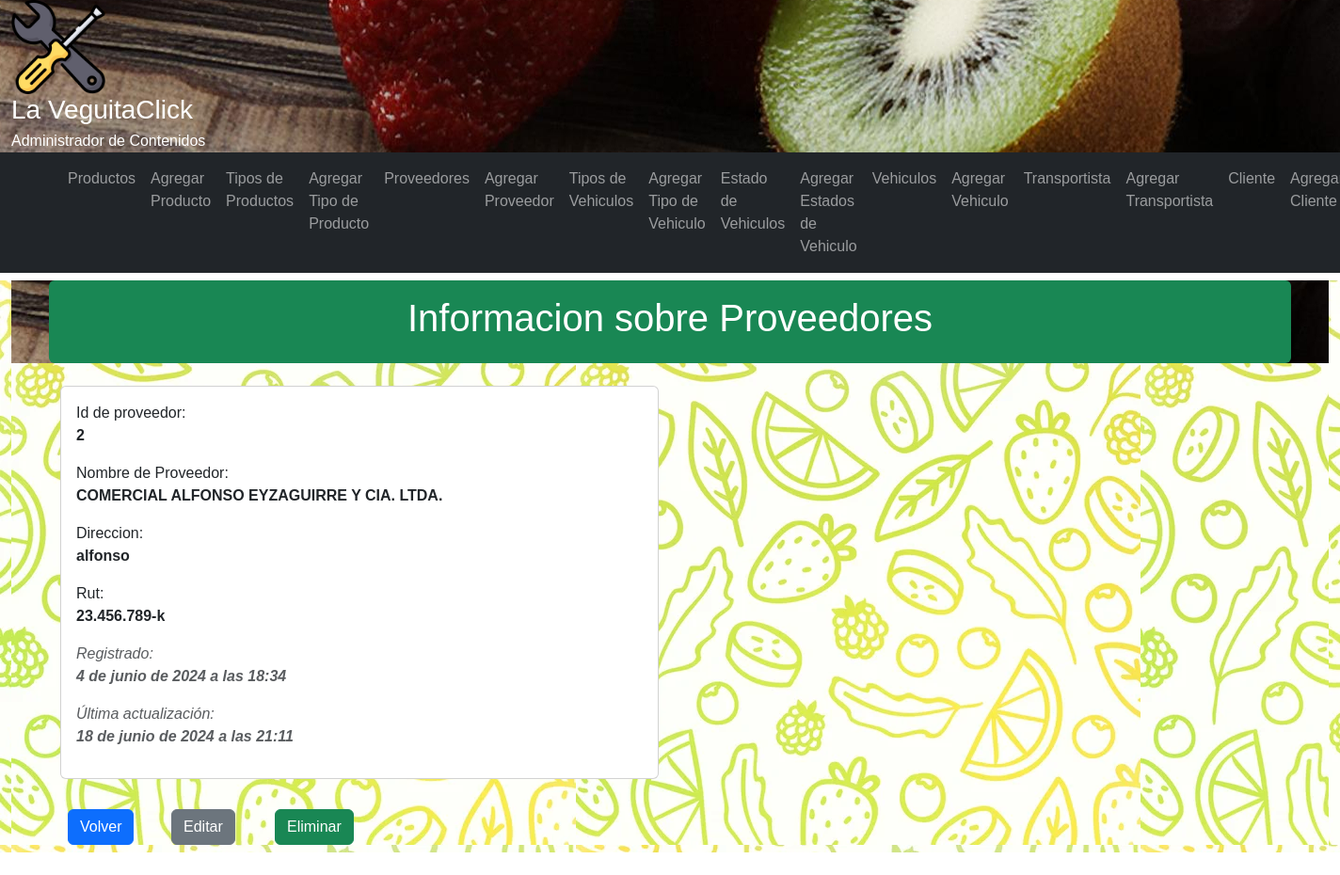
The page /crud/proveedor/detail/2 on the database its author committed.
### crud/models.py (models this page shows, shortened)
class Proveedor(models.Model):
    proveedor = models.CharField(verbose_name='Proveedor', max_length=50)
    direccion = models.CharField(verbose_name='Direccion',max_length=100)
    rut = models.CharField(verbose_name='Rut',max_length=12)
    created_at = models.DateTimeField(verbose_name='Fecha creación', auto_now_add=True)
    updated_at = models.DateTimeField(verbose_name='Fecha actualización', auto_now=True)
    class Meta:
        verbose_name = 'proveedor'
        verbose_name_plural = 'proveedores'
        ordering = ['proveedor']

### crud/views.py (the view)
# urls.py: path('proveedor/detail/<str:proveedor_id>', proveedor_detail, name="proveedor-detail"),
def proveedor_detail(request, proveedor_id):
    try:
        proveedor = Proveedor.objects.get(id = proveedor_id)
        if proveedor:
            context = {'proveedor':proveedor}
            return render(request,'crud/proveedor-detail.html',context)
        else:
            return redirect(reverse('proveedor') + '?lala')
    except:
        return redirect(reverse('proveedor') + '?FAIL')

### crud/templates/crud/proveedor-detail.html (shortened to what this page needs)
{% extends 'crud/base.html' %}
{% load static %}
{% block main_content %}
<div class="container-fluid">
    <main>
    <header>
    <div class="container my-2 py-3 text-white text-center rounded bg-success">
        <h1>Informacion sobre Proveedores</h1>
    </div>
    </header>
    <div class="container my-4">
        <div class="row">
            <div class="col-md-6">
                <div class="card mb-4">
                    <div class="card-body">
                        <ul class="list-unstyled">
                            <li class="mb-2">Id de proveedor: <p class="fw-bold">{{proveedor.id}}</p></li>
                            <li class="mb-2">Nombre de Proveedor: <p class="fw-bold">{{proveedor.proveedor}}</p></li>
                            <li class="mb-2">Direccion: <p class="fw-bold">{{proveedor.direccion}}</p></li>
                            <li class="mb-2">Rut: <p class="fw-bold">{{proveedor.rut}}</p></li>
                            <li class="mb-2 text-muted fst-italic">Registrado: <p class="fw-bold">{{proveedor.created_at}}</p></li>
                            <li class="mb-2 text-muted fst-italic">Última actualización: <p class="fw-bold">{{proveedor.updated_at}}</p></li>
                        </ul>
                    </div>
                </div>
                <div class="row">
                    <div class="col-2">
                        <a class="btn btn-primary m-2" href="{% url 'proveedor' %}">Volver</a>
                    </div>
                    <div class="col-2">
                        <a class="btn btn-secondary m-2" href="{% url 'proveedor-edit' proveedor_id=proveedor.id %}">Editar</a>
                    </div>
                    <div class="col-2">
                        <a class="btn btn-success m-2 modal-borrar" data-bs-toggle="modal"
                        data-bs-target="#staticBackdrop"
                        data-href="{% url 'proveedor-delete' proveedor_id=proveedor.id %}">
                        Eliminar
                        </a>
                    </div>
                </div>
            </div>
        </div>
    </div>
    </main>
</div>
{% endblock %}

### crud/static/crud/css/styles.css (style rules this page uses)
body { margin: 0px; padding: 0px; font-family: Verdana, Geneva, Tahoma, sans-serif; }
header { background: url("img/bg-header.png"); color: white; }
header { background-color: rgb(35, 179, 109); color: white; }
main { background: url("img/bg-page.jpg"); background-color: white; }

### rows shown on the page
Proveedor: id "2", proveedor "COMERCIAL ALFONSO EYZAGUIRRE Y CIA. LTDA.", direccion "alfonso", rut "23.456.789-k", created_at "4 de junio de 2024 a las 18:34", updated_at "18 de junio de 2024 a las 21:11"
